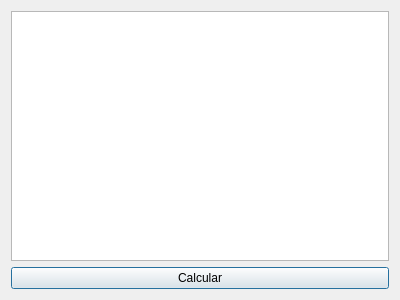
<?xml version="1.0" encoding="UTF-8"?>
<ui version="4.0">
 <class>Dialog</class>
 <widget class="QDialog" name="Dialog">
  <property name="geometry">
   <rect>
    <x>0</x>
    <y>0</y>
    <width>400</width>
    <height>300</height>
   </rect>
  </property>
  <property name="windowTitle">
   <string>ME71 Chk</string>
  </property>
  <layout class="QVBoxLayout" name="verticalLayout">
   <item>
    <widget class="QPlainTextEdit" name="edtOut"/>
   </item>
   <item>
    <widget class="QPushButton" name="btnCalculate">
     <property name="text">
      <string>Calcular</string>
     </property>
    </widget>
   </item>
  </layout>
 </widget>
 <resources/>
 <connections/>
</ui>
